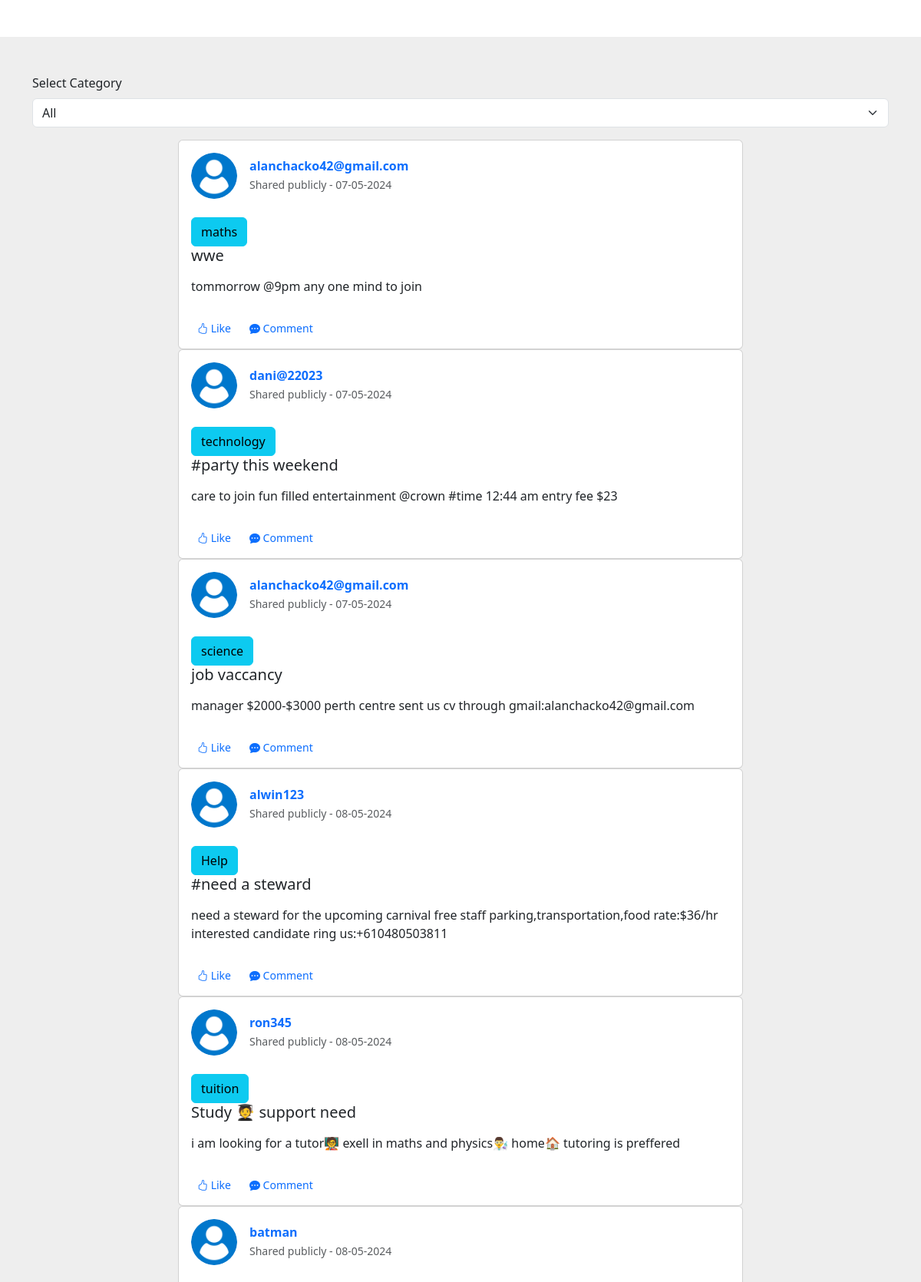
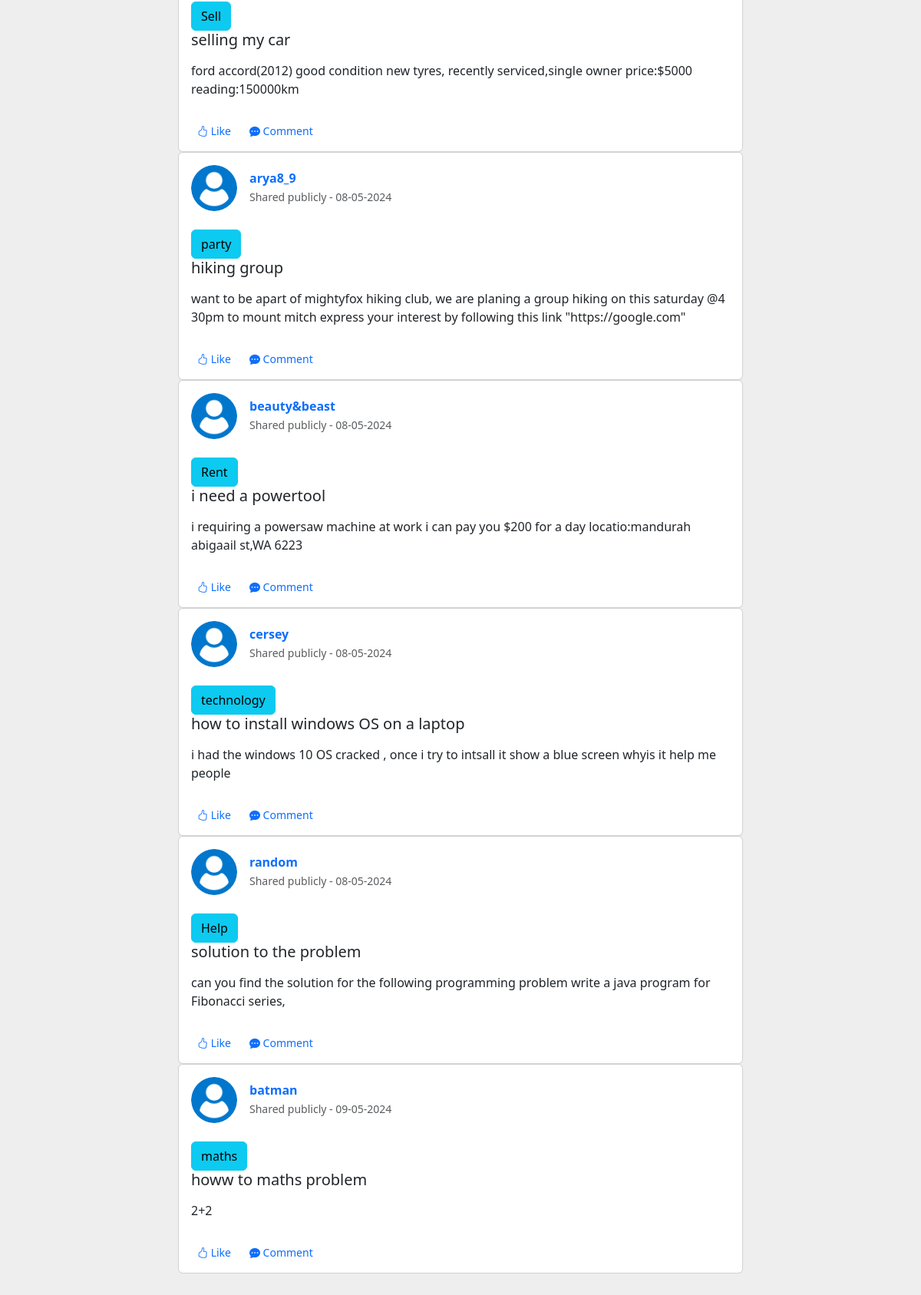
The app's page /feed with its own data (2 pictures, top to bottom).
### app.py (models this page shows)
class Question(db.Model):
    id = db.Column(db.Integer, primary_key=True)
    title = db.Column(db.String(150), nullable=False)
    body = db.Column(db.String(10000), nullable=False)
    date = db.Column(db.DateTime(timezone=True), default=func.now())
    user_id = db.Column(db.Integer, db.ForeignKey('user.id'))
    answers = db.relationship('Answer', backref='question', lazy=True)
    categories = db.relationship('Category', secondary='question_categories', back_populates='questions')

class User(db.Model, UserMixin):
    id = db.Column(db.Integer, primary_key=True)
    email = db.Column(db.String(150), unique=True, nullable=False)
    username = db.Column(db.String(150), unique=True, nullable=False)
    password = db.Column(db.String(150), nullable=False)
    questions = db.relationship('Question', backref='author', lazy=True)
    answers = db.relationship('Answer', backref='author', lazy=True)

class Category(db.Model):
    id = db.Column(db.Integer, primary_key=True)
    title = db.Column(db.String(150), nullable=False)
    questions = db.relationship('Question', secondary='question_categories', back_populates='categories')

### app.py (the view)
@app.route('/feed', methods=['GET', 'POST'])
def feed():
    questions = Question.query.all()
    return render_template('feed.html', questions=questions)

### templates/feed.html (shortened to what this page needs)
<!DOCTYPE html>
<html lang="en">
<head>
    <link rel="stylesheet" href="https://cdn.jsdelivr.net/npm/bootstrap-icons@1.11.1/font/bootstrap-icons.css">
    <link href="https://cdn.jsdelivr.net/npm/bootstrap@5.3.3/dist/css/bootstrap.min.css" rel="stylesheet">
</head>
<body>
    <section style="background-color: #eee;">
        <div class="container my-5 py-5">
            <div class="mb-3">
                <label for="categorySelector" class="form-label">Select Category</label>
                <select class="form-select" id="categorySelector" onchange="filterQuestions()">
                    <option value="all" selected>All</option>
                </select>
            </div>
          <div class="row d-flex justify-content-center">
            <div class="col-md-12 col-lg-10 col-xl-8">
                {% for question in questions %}
                    <div class="card {% for category in question.categories %}{{ category.id }} {% endfor %}">
                        <div class="card-body">
                            <div class="d-flex flex-start align-items-center">
                                <img class="rounded-circle shadow-1-strong me-3"
                                    src="{{ url_for('static', filename='user.png') }}" alt="avatar" width="60"
                                    height="60" />
                                <div>
                                    <h6 class="fw-bold text-primary mb-1">
                                        {{ question.author.username }}
                                    </h6>
                                    <p class="text-muted small mb-0">
                                        Shared publicly - {{ question.date.strftime('%d-%m-%Y') }}
                                    </p>
                                </div>
                            </div>
                            {% for category in question.categories %}
                                <br><button type="button" class=" btn btn-info align-text-left ">{{ category.title }}</button>
                            {% endfor %}
                            <h5 class="card-title">{{question.title}}</h5>
                            <p class="mt-3 mb-4 pb-2">
                                {{ question.body }}
                            </p>
                            <div class="small d-flex justify-content-start">
                                <a href="#!" class="d-flex align-items-center me-3 text-decoration-none">
                                    <p class="mb-0"><i class="bi bi-hand-thumbs-up"> </i> Like</p>
                                </a>
                                <a href="{{ url_for('question_details', question_id=question.id) }}" class="d-flex align-items-center me-3 text-decoration-none">
                                    <p class="mb-0"><i class="bi bi-chat-dots-fill"> </i>Comment</p>
                                </a>
                            </div>
                        </div>
                    </div>
                {% endfor %}
            </div>
          </div>
        </div>
      </section>
    </body>
</html>

### records on screen
Question: author.username "alanchacko42@gmail.com", date "07-05-2024", title "wwe", body "tommorrow @9pm any one mind to join"
Category: title "maths"
Question: author.username "dani@22023", date "07-05-2024", title "#party this weekend", body "care to join fun filled entertainment @crown #time 12:44 am entry fee $23"
Category: title "technology"
Question: author.username "alanchacko42@gmail.com", date "07-05-2024", title "job vaccancy", body "manager $2000-$3000 perth centre sent us cv through gmail:alanchacko42@gmail.com"
Category: title "science"
Question: author.username "alwin123", date "08-05-2024", title "#need a steward", body "need a steward for the upcoming carnival free staff parking,transportation,food rate:$36/hr interested candidate ring us:+610480503811"
Category: title "Help"
Question: author.username "ron345", date "08-05-2024", title "Study 🧑‍🎓 support need", body "i am looking for a tutor🧑‍🏫 exell in maths and physics👨‍🔬 home🏠 tutoring is preffered"
Category: title "tuition"
Question: author.username "batman", date "08-05-2024", title "selling my car", body "ford accord(2012) good condition new tyres, recently serviced,single owner price:$5000 reading:150000km"
Category: title "Sell"
Question: author.username "arya8_9", date "08-05-2024", title "hiking group", body "want to be apart of mightyfox hiking club, we are planing a group hiking on this saturday @4 30pm to mount mitch express your interest by following this link \"https://google.com\""
Category: title "party"
Question: author.username "beauty&beast", date "08-05-2024", title "i need a powertool", body "i requiring a powersaw machine at work i can pay you $200 for a day locatio:mandurah abigaail st,WA 6223"
Category: title "Rent"
Question: author.username "cersey", date "08-05-2024", title "how to install windows OS on a laptop", body "i had the windows 10 OS cracked , once i try to intsall it show a blue screen whyis it help me people"
Question: author.username "random", date "08-05-2024", title "solution to the problem", body "can you find the solution for the following programming problem write a java program for Fibonacci series,"
Question: author.username "batman", date "09-05-2024", title "howw to maths problem", body "2+2"
